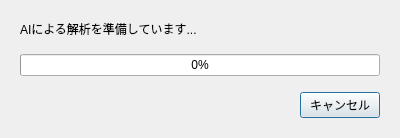
<?xml version="1.0" encoding="UTF-8"?>
<ui version="4.0">
 <class>ProgressDialog</class>
 <widget class="QDialog" name="ProgressDialog">
  <property name="geometry">
   <rect>
    <x>0</x>
    <y>0</y>
    <width>400</width>
    <height>120</height>
   </rect>
  </property>
  <property name="windowTitle">
   <string>マクロ生成中</string>
  </property>
  <layout class="QVBoxLayout" name="verticalLayout">
   <property name="spacing">
    <number>16</number>
   </property>
   <property name="leftMargin">
    <number>20</number>
   </property>
   <property name="topMargin">
    <number>20</number>
   </property>
   <property name="rightMargin">
    <number>20</number>
   </property>
   <property name="bottomMargin">
    <number>20</number>
   </property>
   <item>
    <widget class="QLabel" name="lblStatus">
     <property name="text">
      <string>AIによる解析を準備しています...</string>
     </property>
    </widget>
   </item>
   <item>
    <widget class="QProgressBar" name="progressBar">
     <property name="value">
      <number>0</number>
     </property>
     <property name="textVisible">
      <bool>true</bool>
     </property>
    </widget>
   </item>
   <item>
    <layout class="QHBoxLayout" name="horizontalLayout">
     <item>
      <spacer name="horizontalSpacer">
       <property name="orientation">
        <enum>Qt::Orientation::Horizontal</enum>
       </property>
       <property name="sizeHint" stdset="0">
        <size>
         <width>40</width>
         <height>20</height>
        </size>
       </property>
      </spacer>
     </item>
     <item>
      <widget class="QPushButton" name="btnCancel">
       <property name="text">
        <string>キャンセル</string>
       </property>
      </widget>
     </item>
    </layout>
   </item>
  </layout>
 </widget>
 <resources/>
 <connections/>
</ui>
